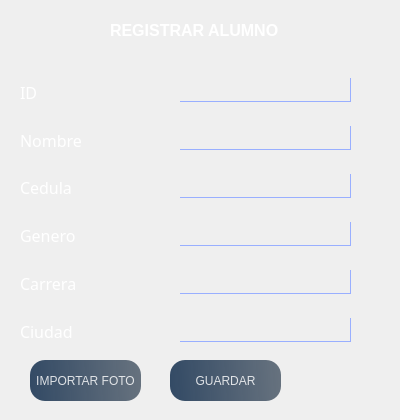
    <widget class="QWidget" name="page_register">
     <widget class="QLabel" name="label_5">
      <property name="geometry">
       <rect>
        <x>110</x>
        <y>20</y>
        <width>191</width>
        <height>21</height>
       </rect>
      </property>
      <property name="font">
       <font>
        <family>MS Sans Serif</family>
        <pointsize>12</pointsize>
        <weight>75</weight>
        <bold>true</bold>
       </font>
      </property>
      <property name="styleSheet">
       <string notr="true">background-color:rgba(0,0,0,0);
color:white;</string>
      </property>
      <property name="text">
       <string>REGISTRAR ALUMNO</string>
      </property>
     </widget>
     <widget class="QLabel" name="Img">
      <property name="geometry">
       <rect>
        <x>300</x>
        <y>350</y>
        <width>91</width>
        <height>61</height>
       </rect>
      </property>
      <property name="text">
       <string/>
      </property>
      <property name="scaledContents">
       <bool>true</bool>
      </property>
     </widget>
     <widget class="QPushButton" name="bt_foto">
      <property name="geometry">
       <rect>
        <x>30</x>
        <y>360</y>
        <width>111</width>
        <height>41</height>
       </rect>
      </property>
      <property name="styleSheet">
       <string notr="true">QPushButton{
color:rgba(255,255,255,210);
border-radius:15px;
background-color: qlineargradient(spread:pad, x1:0, y1:0.505682 , x2:1 , y2:0.477,stop:0 rgba(20,47,78,219), stop:1 rgba(85,98,112,226));
}
QPushButton:hover{

color:rgba(255,255,255,210);
background-color: qlineargradient(spread:pad, x1:0, y1:0.505682 , x2:1 , y2:0.477,stop:0 rgba(123, 104, 238,230), stop:1 rgba(85,98,112,226));


}</string>
      </property>
      <property name="text">
       <string>IMPORTAR FOTO</string>
      </property>
      <property name="icon">
       <iconset>
        <normaloff>imagen.png</normaloff>imagen.png</iconset>
      </property>
      <property name="iconSize">
       <size>
        <width>24</width>
        <height>20</height>
       </size>
      </property>
     </widget>
     <widget class="QPushButton" name="bt_guardar">
      <property name="geometry">
       <rect>
        <x>170</x>
        <y>360</y>
        <width>111</width>
        <height>41</height>
       </rect>
      </property>
      <property name="styleSheet">
       <string notr="true">QPushButton{
color:rgba(255,255,255,210);
border-radius:15px;
background-color: qlineargradient(spread:pad, x1:0, y1:0.505682 , x2:1 , y2:0.477,stop:0 rgba(20,47,78,219), stop:1 rgba(85,98,112,226));
}
QPushButton:hover{

color:rgba(255,255,255,210);
background-color: qlineargradient(spread:pad, x1:0, y1:0.505682 , x2:1 , y2:0.477,stop:0 rgba(123, 104, 238,230), stop:1 rgba(85,98,112,226));


}</string>
      </property>
      <property name="text">
       <string>GUARDAR</string>
      </property>
      <property name="icon">
       <iconset>
        <normaloff>nueva-base-de-datos.png</normaloff>nueva-base-de-datos.png</iconset>
      </property>
      <property name="iconSize">
       <size>
        <width>24</width>
        <height>20</height>
       </size>
      </property>
     </widget>
     <widget class="QWidget" name="layoutWidget">
      <property name="geometry">
       <rect>
        <x>20</x>
        <y>71</y>
        <width>71</width>
        <height>281</height>
       </rect>
      </property>
      <layout class="QVBoxLayout" name="verticalLayout">
       <item>
        <widget class="QLabel" name="label_6">
         <property name="font">
          <font>
           <family>Britannic Bold</family>
           <pointsize>12</pointsize>
          </font>
         </property>
         <property name="styleSheet">
          <string notr="true">background-color:rgba(0,0,0,0);
color:white;</string>
         </property>
         <property name="text">
          <string>ID</string>
         </property>
        </widget>
       </item>
       <item>
        <widget class="QLabel" name="label_7">
         <property name="font">
          <font>
           <family>Britannic Bold</family>
           <pointsize>12</pointsize>
          </font>
         </property>
         <property name="styleSheet">
          <string notr="true">background-color:rgba(0,0,0,0);
color:white;</string>
         </property>
         <property name="text">
          <string>Nombre</string>
         </property>
        </widget>
       </item>
       <item>
        <widget class="QLabel" name="label_8">
         <property name="font">
          <font>
           <family>Britannic Bold</family>
           <pointsize>12</pointsize>
          </font>
         </property>
         <property name="styleSheet">
          <string notr="true">background-color:rgba(0,0,0,0);
color:white</string>
         </property>
         <property name="text">
          <string>Cedula</string>
         </property>
        </widget>
       </item>
       <item>
        <widget class="QLabel" name="label_9">
         <property name="font">
          <font>
           <family>Britannic Bold</family>
           <pointsize>12</pointsize>
          </font>
         </property>
         <property name="styleSheet">
          <string notr="true">background-color:rgba(0,0,0,0);
color:white;</string>
         </property>
         <property name="text">
          <string>Genero</string>
         </property>
        </widget>
       </item>
       <item>
        <widget class="QLabel" name="label_10">
         <property name="font">
          <font>
           <family>Britannic Bold</family>
           <pointsize>12</pointsize>
          </font>
         </property>
         <property name="styleSheet">
          <string notr="true">background-color:rgba(0,0,0,0);
color:white;</string>
         </property>
         <property name="text">
          <string>Carrera</string>
         </property>
        </widget>
       </item>
       <item>
        <widget class="QLabel" name="label_18">
         <property name="font">
          <font>
           <family>Britannic Bold</family>
           <pointsize>12</pointsize>
          </font>
         </property>
         <property name="styleSheet">
          <string notr="true">background-color:rgba(0,0,0,0);
color:white;</string>
         </property>
         <property name="text">
          <string>Ciudad </string>
         </property>
        </widget>
       </item>
      </layout>
     </widget>
     <widget class="QWidget" name="layoutWidget">
      <property name="geometry">
       <rect>
        <x>180</x>
        <y>60</y>
        <width>171</width>
        <height>301</height>
       </rect>
      </property>
      <layout class="QVBoxLayout" name="verticalLayout_2">
       <item>
        <widget class="QLineEdit" name="ln_id">
         <property name="styleSheet">
          <string notr="true">background-color:rgba(0,0,0,0); 
border:none;
border-bottom:0.5px solid rgba(153, 175, 255);
border-right:0.5px solid rgba(153, 175, 255);

color:rgba(255,255,255,230);
padding-bottom:7px;</string>
         </property>
        </widget>
       </item>
       <item>
        <widget class="QLineEdit" name="ln_nombre">
         <property name="styleSheet">
          <string notr="true">background-color:rgba(0,0,0,0); 
border:none;
border-bottom:0.5px solid rgba(153, 175, 255);
border-right:0.5px solid rgba(153, 175, 255);

color:rgba(255,255,255,230);
padding-bottom:7px;</string>
         </property>
        </widget>
       </item>
       <item>
        <widget class="QLineEdit" name="ln_cedula">
         <property name="styleSheet">
          <string notr="true">background-color:rgba(0,0,0,0); 
border:none;
border-bottom:0.5px solid rgba(153, 175, 255);
border-right:0.5px solid rgba(153, 175, 255);

color:rgba(255,255,255,230);
padding-bottom:7px;</string>
         </property>
        </widget>
       </item>
       <item>
        <widget class="QLineEdit" name="ln_genero">
         <property name="styleSheet">
          <string notr="true">background-color:rgba(0,0,0,0); 
border:none;
border-bottom:0.5px solid rgba(153, 175, 255);
border-right:0.5px solid rgba(153, 175, 255);

color:rgba(255,255,255,230);
padding-bottom:7px;</string>
         </property>
        </widget>
       </item>
       <item>
        <widget class="QLineEdit" name="ln_carrera">
         <property name="styleSheet">
          <string notr="true">background-color:rgba(0,0,0,0); 
border:none;
border-bottom:0.5px solid rgba(153, 175, 255);
border-right:0.5px solid rgba(153, 175, 255);

color:rgba(255,255,255,230);
padding-bottom:7px;</string>
         </property>
        </widget>
       </item>
       <item>
        <widget class="QLineEdit" name="ln_ciudad">
         <property name="styleSheet">
          <string notr="true">background-color:rgba(0,0,0,0); 
border:none;
border-bottom:0.5px solid rgba(153, 175, 255);
border-right:0.5px solid rgba(153, 175, 255);

color:rgba(255,255,255,230);
padding-bottom:7px;</string>
         </property>
        </widget>
       </item>
      </layout>
     </widget>
    </widget>
